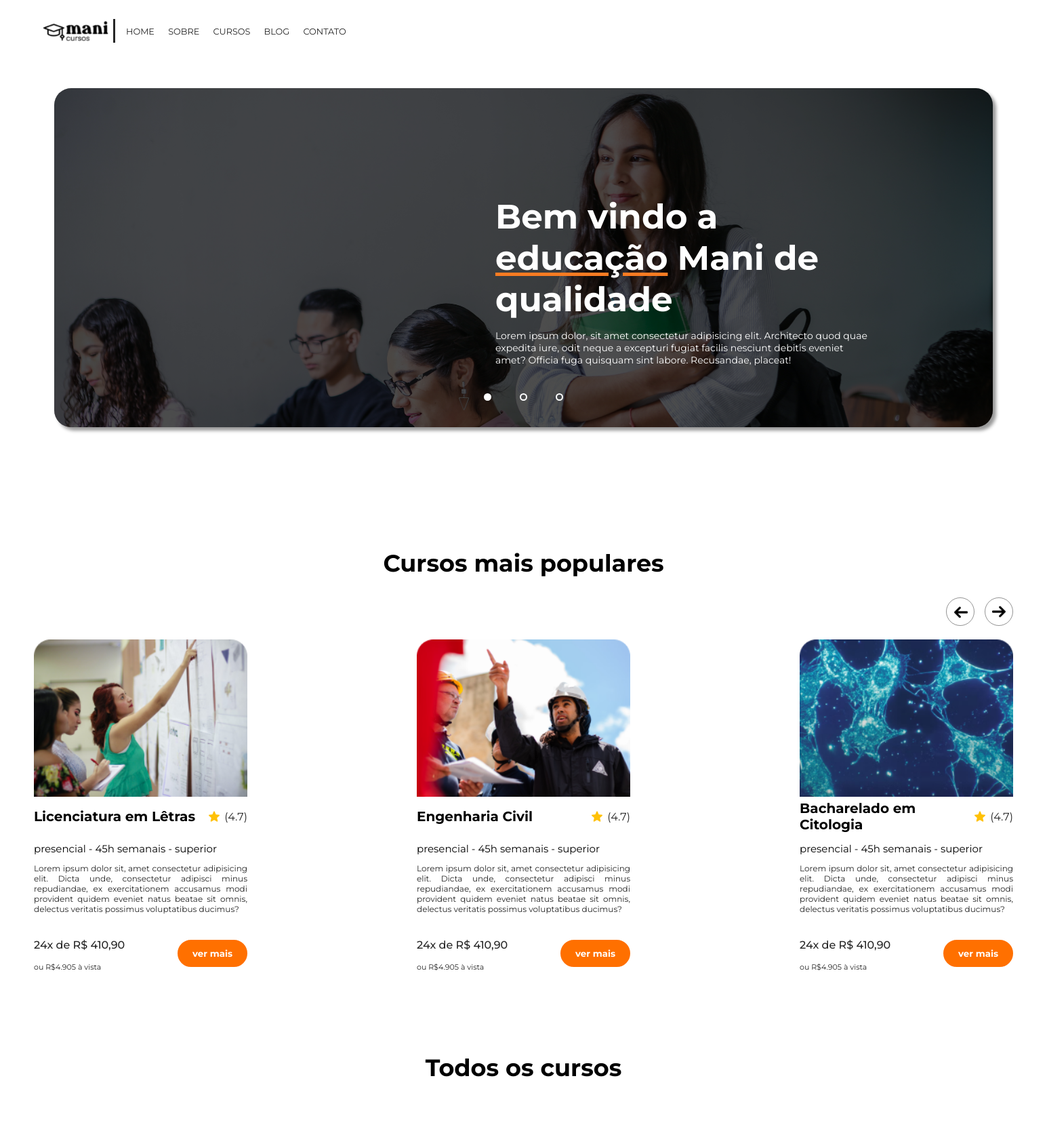
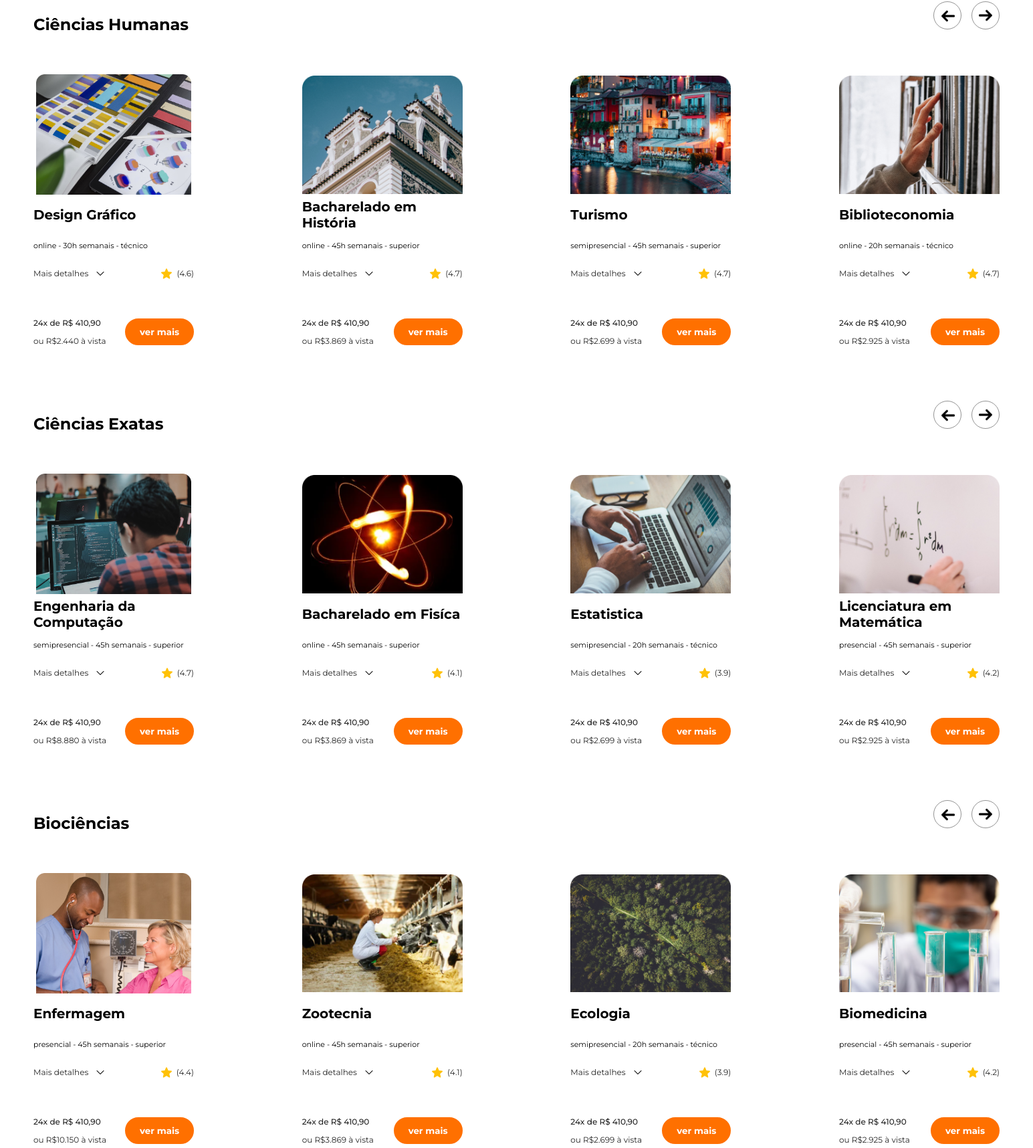
/curso/cursos/ (upper part), run on the app's committed database (2 pictures, top to bottom).
### apps/curso/models.py (models this page shows, shortened)
class Curso(models.Model):
    NIVEL_CHOICES = {
        1: "superior",
        2: "técnico",
    }
    MODALIDADE_CHOICES = {
        1: "presencial",
        2: "semipresencial",
        3: "online",
    }
    AREA_CHOICES = {
        1: "Ciências Humanas",
        2: "Ciências Exatas",
        3: "Biociências",
    }
    nome = models.CharField(max_length=200)
    nota = models.DecimalField(max_digits=2, decimal_places=1, blank=True, default=0.00)
    nivel = models.IntegerField(choices=NIVEL_CHOICES)
    modalidade = models.IntegerField(choices=MODALIDADE_CHOICES)
    carga_horaria = models.IntegerField()
    descricao = models.TextField()
    imagem = models.ImageField(upload_to="cursos/")
    preco = models.DecimalField(max_digits=7, decimal_places=3)
    area = models.IntegerField(choices=AREA_CHOICES)

### apps/curso/views.py (the view)
# urls.py: path('cursos/', views.cursos, name="cursos"),
def cursos(request):
  cursos_populares = Curso.objects.all().order_by('nota')[len(Curso.objects.all())-3:]
  cursos_humanas = Curso.objects.filter(area=1)[:4]
  cursos_exatas = Curso.objects.filter(area=2)[:4]
  cursos_bio = Curso.objects.filter(area=3)[:4]
  alunos = Aluno.objects.all()
  return render(request, "curso/cursos.html", {
    "cursos_humanas": cursos_humanas,
    "cursos_exatas": cursos_exatas,
    "cursos_bio": cursos_bio,
    "cursos_populares": cursos_populares,
    "alunos": alunos,
  })

### core/templates/curso/cursos.html (shortened to what this page needs)
{% extends '../base.html' %}
{% load static %}
{% block style %}
    <link rel="stylesheet" type="text/css" href="{% static 'css/cursos.css' %}">
    <link rel="stylesheet" type="text/css" href="{% static 'css/carrossel.css' %}">
    <link rel="stylesheet" type="text/css" href="{% static 'css/aluno-aprova.css' %}">
{% endblock %}
{% block main %}
<header>
    <div class="carrossel">
        <div class="text-header">
            <h1 class="title-text-header">Bem vindo a <span class="barraLaranja">educação</span> Mani de qualidade</h1>
            <p class="subtitle-text-header">Lorem ipsum dolor, sit amet consectetur adipisicing elit. Architecto quod quae expedita iure, odit neque a excepturi fugiat facilis nesciunt debitis eveniet amet? Officia fuga quisquam sint labore. Recusandae, placeat!</p>
        </div>
        <div class="img-carrossel img1">
            <img src="{% static 'img/carrossel/PH_001.jpg' %}" alt="">
        </div>
    </div>
    <div class="nav">
        <div class="circle-carrossel active"></div>
        <div class="circle-carrossel"></div>
        <div class="circle-carrossel"></div>
    </div>
</header>
<section>
    <h1 class="title">Cursos mais populares</h1>
    <div class="box-right">
        <div class="circle">
            <img class="arrow-left" src="{% static 'img/graphics/seta-direita.png' %}" alt="arrow-left">
        </div>
        <div class="circle">
            <img src="{% static 'img/graphics/seta-direita.png' %}" alt="arrow-right">
        </div>
    </div>
    <div class="card-master">
        {% for curso in cursos_populares %}
            <div class="card">
                <div class="img-card">
                    <img src="{{curso.imagem.url}}" alt="imagem-curso-{{curso.nome}}">
                </div>
                <div class="card-header">
                    <h1 class="card-title">{{curso.nome}}</h1>
                    <div class="avaliacao">
                        <img src="{% static 'img/graphics/estrela.png' %}" alt="estrela">
                        <p>({{curso.nota}})</p>
                    </div>
                </div>
                <h2>{{curso.get_modalidade_display}} - {{curso.carga_horaria}}h semanais - {{curso.get_nivel_display}}</h2>
                <p class="descricao">{{curso.descricao}}</p>
                <div class="card-footer">
                    <div class="preco">
                        <p class="preco-destaque">24x de R$ 410,90</p>
                        <p class="preco-a-vista">ou R${{curso.preco}} à vista</p>
                    </div>
                    <button>ver mais</button>
                </div>
            </div>
        {% endfor %}
    </div>
</section>
<section>
    <h1 class="title">Todos os cursos</h1>
    <div class="box">
        <h1>Ciências Humanas</h1>
        <div class="arrows">
            <div class="circle">
                <img class="arrow-left" src="{% static 'img/graphics/seta-direita.png' %}" alt="arrow-left">
            </div>
            <div class="circle">
                <img src="{% static 'img/graphics/seta-direita.png' %}" alt="arrow-right">
            </div>
        </div>
    </div>
    <div class="card-master">
        {% for curso in cursos_humanas %}
            <div class="card-small">
                <div class="img-card-small">
                    <img src="{{curso.imagem.url}}" alt="imagem-curso-{{curso.nome}}">
                </div>
                <div class="card-title-small">
                    <h1>{{curso.nome}}</h1>
                </div>
                <h2 class="subtitle-small">{{curso.get_modalidade_display}} - {{curso.carga_horaria}}h semanais - {{curso.get_nivel_display}}</h2>
                <div class="card-detalhes">
                    <div class="flex center small">
                        <p class="small">Mais detalhes</p>
                        <img class="arrow-down" src="{% static 'img/graphics/seta-para-baixo.png' %}" alt="">
                    </div>
                    <div class="avaliacao small">
                        <img src="{% static 'img/graphics/estrela.png' %}" alt="estrela">
                        <p>({{curso.nota}})</p>
                    </div>
                </div>
                <div class="card-footer margin-small-start footersmall">
                    <div class="preco small">
                        <p class="preco-destaque">24x de R$ 410,90</p>
                        <p class="preco-a-vista">ou R${{curso.preco}} à vista</p>
                    </div>
                    <button>ver mais</button>
                </div>
            </div>
        {% endfor %}
    </div>
    <div class="box">
        <h1>Ciências Exatas</h1>
        <div class="arrows">
            <div class="circle">
                <img class="arrow-left" src="{% static 'img/graphics/seta-direita.png' %}" alt="arrow-left">
            </div>
            <div class="circle">
                <img src="{% static 'img/graphics/seta-direita.png' %}" alt="arrow-right">
            </div>
        </div>
    </div>
    <div class="card-master">
        {% for curso in cursos_exatas %}
            <div class="card-small">
                <div class="img-card-small">
                    <img src="{{curso.imagem.url}}" alt="imagem-curso-{{curso.nome}}">
                </div>
                <div class="card-title-small">
                    <h1>{{curso.nome}}</h1>
                </div>
                <h2 class="subtitle-small">{{curso.get_modalidade_display}} - {{curso.carga_horaria}}h semanais - {{curso.get_nivel_display}}</h2>
                <div class="card-detalhes">
                    <div class="flex center small">
                        <p class="small">Mais detalhes</p>
                        <img class="arrow-down" src="{% static 'img/graphics/seta-para-baixo.png' %}" alt="">
                    </div>
                    <div class="avaliacao small">
                        <img src="{% static 'img/graphics/estrela.png' %}" alt="estrela">
                        <p>({{curso.nota}})</p>
                    </div>
                </div>
                <div class="card-footer margin-small-start footersmall">
                    <div class="preco small">
                        <p class="preco-destaque">24x de R$ 410,90</p>
                        <p class="preco-a-vista">ou R${{curso.preco}} à vista</p>
                    </div>
                    <button>ver mais</button>
                </div>
            </div>
        {% endfor %}
    </div>
    <div class="box">
        <h1>Biociências</h1>
        <div class="arrows">
            <div class="circle">
                <img class="arrow-left" src="{% static 'img/graphics/seta-direita.png' %}" alt="arrow-left">
            </div>
            <div class="circle">
                <img src="{% static 'img/graphics/seta-direita.png' %}" alt="arrow-right">
            </div>
        </div>
    </div>
    <div class="card-master">
        {% for curso in cursos_bio %}
            <div class="card-small">
                <div class="img-card-small">
                    <img src="{{curso.imagem.url}}" alt="imagem-curso-{{curso.nome}}">
                </div>
                <div class="card-title-small">
                    <h1>{{curso.nome}}</h1>
                </div>
                <h2 class="subtitle-small">{{curso.get_modalidade_display}} - {{curso.carga_horaria}}h semanais - {{curso.get_nivel_display}}</h2>
                <div class="card-detalhes">
                    <div class="flex center small">
                        <p class="small">Mais detalhes</p>
                        <img class="arrow-down" src="{% static 'img/graphics/seta-para-baixo.png' %}" alt="">
                    </div>
                    <div class="avaliacao small">
                        <img src="{% static 'img/graphics/estrela.png' %}" alt="estrela">
                        <p>({{curso.nota}})</p>
                    </div>
                </div>
                <div class="card-footer margin-small-start footersmall">
                    <div class="preco small">
                        <p class="preco-destaque">24x de R$ 410,90</p>
                        <p class="preco-a-vista">ou R${{curso.preco}} à vista</p>
                    </div>
                    <button>ver mais</button>
                </div>
            </div>
        {% endfor %}
    </div>
</section>
{% endblock%}

### core/templates/base.html (shortened to what this page needs)
<!DOCTYPE html>
{% load static %}
<html>
   <head>
    <link rel="stylesheet" type="text/css" href="{% static 'css/nav.css' %}">
    <link rel="stylesheet" type="text/css" href="{% static 'css/footer.css' %}">
    <link rel="stylesheet" type="text/css" href="{% static 'css/base.css' %}">
    {% block style %}{% endblock %}
   </head>
   <body>
    <div class="barra">
        <div class="imagem">
            <a href="{% url 'curso:home' %}">
                <img src="{% static 'img/manilogo.svg' %}">
            </a>
        </div>
        <div class="flex center"><p class="line"></p></div>
        <div class="frame">
            <a class="frame" href = "{% url 'curso:home' %}">HOME</a>
            <a class="frame" href = "{% url 'curso:sobre' %}">SOBRE</a>
            <a class="frame" href = "{% url 'curso:cursos' %}">CURSOS</a>
            <a class="frame" href = "{% url 'blog:blog' %}">BLOG</a>
            <a class="frame" href = "{% url 'blog:contato' %}">CONTATO</a>
        </div>
    </div>
    {% block main%}{% endblock %}
   </body>
</html>

### core/static/css/nav.css (style rules this page uses)
a { font-family: 'Montserrat'; text-decoration: none; font-weight: 400px; font-size: 80%; color: #262626; }
p { display: flex; }
.frame { width: 100%; height: 20px; top: 39px; left: 218px; gap: 20px; margin-bottom: 8px; padding: 8px; }
.line { top: 701px; left: 198px; height: 35px; margin-bottom: 25px; border-left: 3px solid #262626; }
.imagem { width: 116px; height: 46px; top: 26px; left: 42px; margin-left: 60px; margin-top: 3px; cursor:pointer; }
.barra { width: 50%; height: 100px; background: rgba(255,255,255,0.75); display: flex; align-items: center; }

### core/static/css/footer.css (style rules this page uses)
body { margin: 0px; }
p { font-family: Montserrat; color: #262626; border: 10px; }

### core/static/css/base.css (style rules this page uses)
* { font-family: 'Montserrat'; }
:root { --laranja: #ff7000; }
.flex { display: flex; }
.center { align-items: center; }
.barraLaranja { text-decoration: underline; text-decoration-color: #F97B22; text-underline-offset: 4px; }

### core/static/css/cursos.css (style rules this page uses)
section { display: flex; flex-direction: column; align-items: center; margin: 80px 50px; }
.title { font-size: 35px; }
.img-card > img { width: 100%; }
.img-card-small { height: 180px; width: 100%; }
.img-card-small > img { width: 100%; height: 100%; object-fit: contain; }
.box { display: flex; justify-content: space-between; width: 100%; margin: 70px 0 20px 0; }
.box-right { display: flex; justify-content: end; width: 100%; }
.arrows { display: flex; }
.circle { width: 20px; height: 20px; border-radius: 50%; overflow: hidden; object-fit: cover; padding: 10px; border: 1px solid rgba(2, 2, 2, 0.425); }
.circle:not(:last-child) { margin-right: 15px; }
.arrow-left { transform: rotate(180deg); border: 1px solid white; }
.circle > img { width: 100%; height: 100%; object-fit: cover; }
.card-master { display: flex; margin-top: 20px; justify-content: space-between; width: 100%; }
.card { width: 315px; }
.card-small { width: 240px; }
.card-header { display: flex; align-items: center; justify-content: space-between; height: 50px; }
.card-title { font-size: 20px; }
.avaliacao { display: flex; align-items: center; }
.descricao { margin: 10px 0px 20px 0px; font-size: 12px; text-align: justify; transition: all 0.5s ease-in; }
.margin-small-start { margin-top: -110px; }
.avaliacao > img { margin-right: 7px; }
.card-title-small { display: flex; align-items: center; height: 60px; }
.subtitle-small { font-size: 11px; }
.card-detalhes { display: flex; justify-content: space-between; align-items: center; margin: 15px 0 25px; }
.arrow-down { margin-left: 10px; transition: all 0.4s ease-in; }
.small > p { font-size: 12px; }
.card-title-small > h1 { font-size: 20px; }
.card-footer { display: flex; justify-content: space-between; align-items: center; transition: all 0.5s ease-in; position: relative; }
.preco-destaque { font-weight: 500; }
.preco-a-vista { font-size: 11px; }
h2 { font-weight: 400; font-size: 15px; }
button { padding: 10px 20px; background-color: var(--laranja); color: white; border-radius: 20px; border-style: none; border: 2px solid var(--laranja); font-weight: 700; }

### core/static/css/carrossel.css (style rules this page uses)
header { position: relative; display: flex; flex-direction: column; justify-content: center; align-items: center; margin: 30px 80px 150px 80px; }
.carrossel { position: relative; width: 100%; height: 500px; background-color: black; border-radius: 25px; overflow: hidden; box-shadow: 5px 5px 5px rgba(0, 0, 0, 0.404); }
.text-header { z-index: 1; position: absolute; width: 550px; color: white; left: 47%; top: 25%; }
.title-text-header { font-size: 50px; margin-bottom: 10px; }
.subtitle-text-header { font-size: 14px; color: white; }
.img-carrossel { position: absolute; width: 100%; height: 500px; transition: all 1s ease-in; }
.img-carrossel > img { width: 100%; opacity: 0.3; }
.nav { position: absolute; top: 430px; width: 200px; height: 50px; display: flex; justify-content: space-evenly; align-items: center; }
.circle-carrossel { width: 7px; height: 7px; border-radius: 50%; border: 2px solid white; transition: all 0.3s ease; }
.active { background-color: white; }

### data on the page
Curso: imagem (picture), nome "Licenciatura em Lêtras", nota "4.7", modalidade "presencial", carga_horaria "45", nivel "superior", descricao "Lorem ipsum dolor sit, amet consectetur adipisicing elit. Dicta unde, consectetur adipisci minus repudiandae, ex exercitationem accusamus modi provident quidem eveniet natus beatae sit omnis, delectus veritatis possimus voluptatibus ducimus?", preco "4.905"
Curso: imagem (picture), nome "Engenharia Civil", nota "4.7", modalidade "presencial", carga_horaria "45", nivel "superior", descricao "Lorem ipsum dolor sit, amet consectetur adipisicing elit. Dicta unde, consectetur adipisci minus repudiandae, ex exercitationem accusamus modi provident quidem eveniet natus beatae sit omnis, delectus veritatis possimus voluptatibus ducimus?", preco "4.905"
Curso: imagem (picture), nome "Bacharelado em Citologia", nota "4.7", modalidade "presencial", carga_horaria "45", nivel "superior", descricao "Lorem ipsum dolor sit, amet consectetur adipisicing elit. Dicta unde, consectetur adipisci minus repudiandae, ex exercitationem accusamus modi provident quidem eveniet natus beatae sit omnis, delectus veritatis possimus voluptatibus ducimus?", preco "4.905"
Curso: imagem (picture), nome "Design Gráfico", modalidade "online", carga_horaria "30", nivel "técnico", nota "4.6", preco "2.440"
Curso: imagem (picture), nome "Bacharelado em História", modalidade "online", carga_horaria "45", nivel "superior", nota "4.7", preco "3.869"
Curso: imagem (picture), nome "Turismo", modalidade "semipresencial", carga_horaria "45", nivel "superior", nota "4.7", preco "2.699"
Curso: imagem (picture), nome "Biblioteconomia", modalidade "online", carga_horaria "20", nivel "técnico", nota "4.7", preco "2.925"
Curso: imagem (picture), nome "Engenharia da Computação", modalidade "semipresencial", carga_horaria "45", nivel "superior", nota "4.7", preco "8.880"
Curso: imagem (picture), nome "Bacharelado em Fisíca", modalidade "online", carga_horaria "45", nivel "superior", nota "4.1", preco "3.869"
Curso: imagem (picture), nome "Estatistica", modalidade "semipresencial", carga_horaria "20", nivel "técnico", nota "3.9", preco "2.699"
Curso: imagem (picture), nome "Licenciatura em Matemática", modalidade "presencial", carga_horaria "45", nivel "superior", nota "4.2", preco "2.925"
Curso: imagem (picture), nome "Enfermagem", modalidade "presencial", carga_horaria "45", nivel "superior", nota "4.4", preco "10.150"
Curso: imagem (picture), nome "Zootecnia", modalidade "online", carga_horaria "45", nivel "superior", nota "4.1", preco "3.869"
Curso: imagem (picture), nome "Ecologia", modalidade "semipresencial", carga_horaria "20", nivel "técnico", nota "3.9", preco "2.699"
Curso: imagem (picture), nome "Biomedicina", modalidade "presencial", carga_horaria "45", nivel "superior", nota "4.2", preco "2.925"
